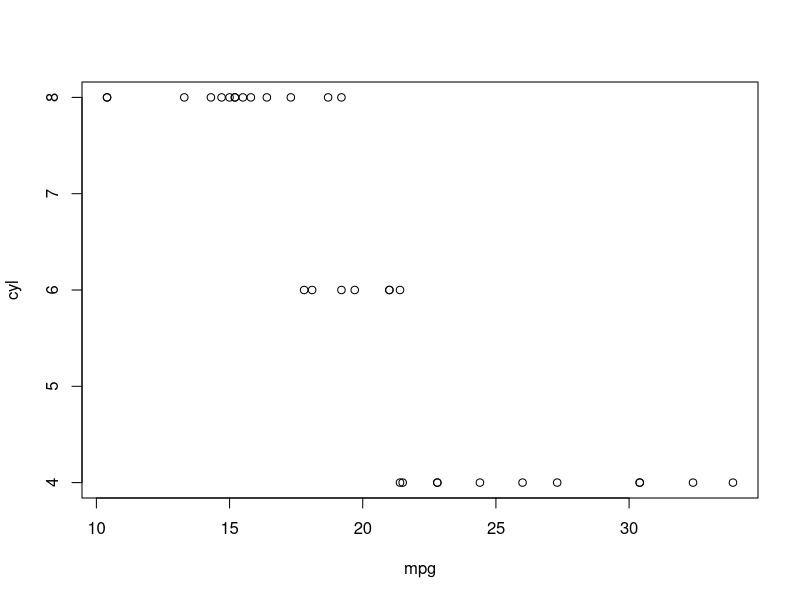
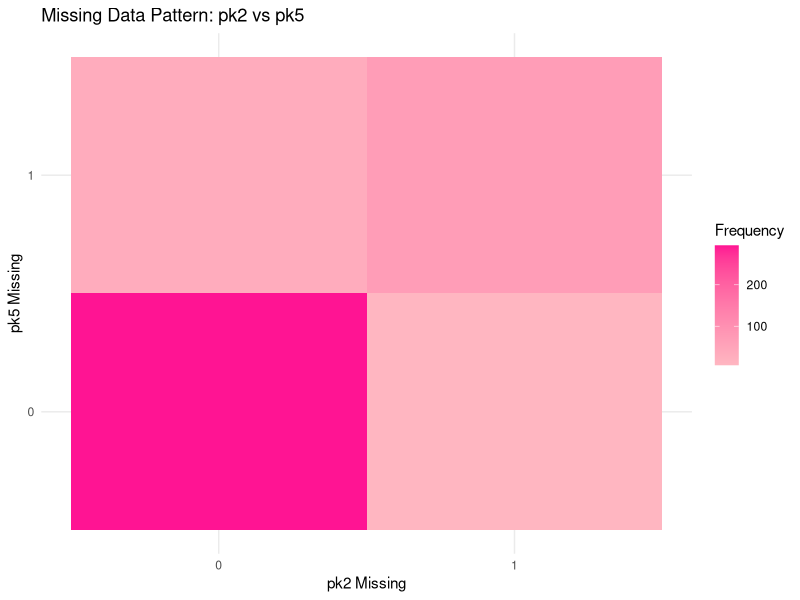
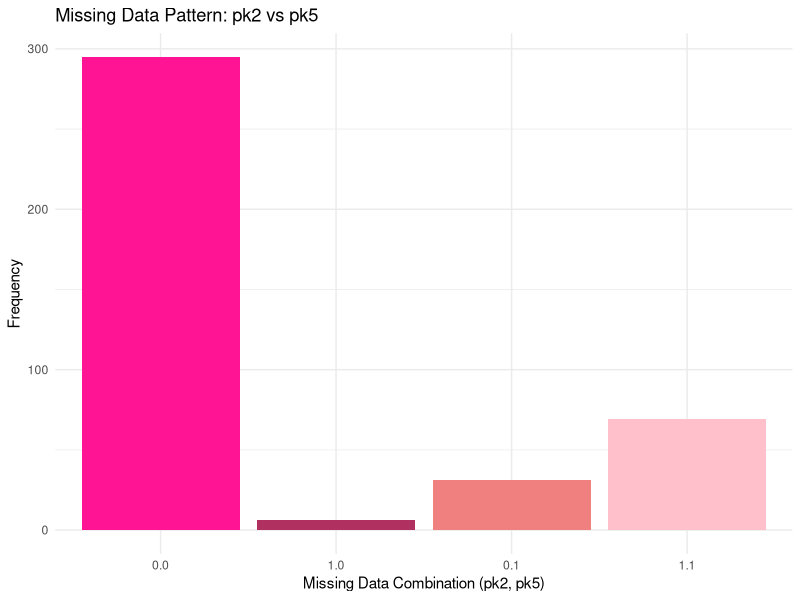

Write R code to recreate these figures, in order. (Note: this script raises an error after producing the figures.)
## ---- chunk 1
knitr::opts_chunk$set(echo = FALSE)
## ---- chunk 2
knitr::kable(iris[1:10, 1:4], caption = 'Table caption.',align = 'c',"html")
## ---- chunk 3
plot(mtcars[1:2])
## ---- chunk 4
library(readr)
library(ggplot2)
acupuncture <- read_csv("Data/acupuncture.csv")
acupuncture$sex<-as.factor(acupuncture$sex)
acupuncture$migraine<-as.factor(acupuncture$migraine)
acupuncture$group<-as.factor(acupuncture$group)

pk5 <- ifelse(is.na(acupuncture$pk5) == 'FALSE', 1, 0)
pk5_missing <- ifelse(is.na(acupuncture$pk5) == 'TRUE', 1, 0)

pk2 <- ifelse(is.na(acupuncture$pk2) == 'FALSE', 1, 0)
pk2_missing <- ifelse(is.na(acupuncture$pk2) == 'TRUE', 1, 0)
Table1<-table(pk2_missing,pk5_missing)
t1<- as.data.frame(Table1)
pk5_missing<- as.data.frame(pk5_missing)
pk2_missing<- as.data.frame(pk2_missing)
ggplot(t1, aes(x = pk2_missing, y = pk5_missing, fill = Freq)) +
  geom_tile() +
  scale_fill_gradient(low = "lightpink", high = "deeppink") +
  labs(title = "Missing Data Pattern: pk2 vs pk5", x = "pk2 Missing", y = "pk5 Missing", fill = "Frequency") +
  theme_minimal()

## ---- chunk 5
ggplot(t1, aes(x = interaction(pk2_missing, pk5_missing), y = Freq, fill = interaction(pk2_missing, pk5_missing))) +
  geom_bar(stat = "identity", show.legend = FALSE) +
  scale_fill_manual(values = c("0.0" = "deeppink", "0.1" = "lightcoral", "1.0" = "maroon", "1.1" = "pink")) +
  labs(title = "Missing Data Pattern: pk2 vs pk5", x = "Missing Data Combination (pk2, pk5)", y = "Frequency") +
  theme_minimal() 
## ---- chunk 6
knitr::write_bib(c('knitr','rmarkdown','posterdown','pagedown'), 'packages.bib')
## ---- chunk 7
data<- acupuncture %>%
  select(id, pk1, pk2, pk5, migraine) 

data_miss <- data %>%
  select(id, pk2, pk5, starts_with("pk2_")) %>%
  mutate(across(starts_with("pk2_"), ~ as.numeric(!is.na(.x)), .names = "missing_{.col}")) %>%
  unite("miss_pattern", starts_with("missing_"), remove = FALSE) %>%
  rowwise() %>% 
  mutate(miss_count = sum(c_across(starts_with("missing_pk2_")))) %>%
  group_by(miss_pattern) %>%
  mutate(pattern_freq = n()) %>%
  ungroup() %>%
  rowwise() %>%
  mutate(miss_pattern = gsub("_", ", ", miss_pattern),
         miss_pattern_label = paste0("Pattern: ", miss_pattern, ", (n=", pattern_freq , ")", collapse = "")) %>%
  pivot_longer(starts_with("pain_"), names_to = "time", names_prefix = "pain_", 
               values_to = "pain") %>%
  mutate(
    miss_obs = as.factor(if_else(is.na(pain),0,1)),
    time_cont = case_when(
    time=="base" ~ 0,
    time=="3mths" ~ 1,
    time=="1yr" ~ 2,
  )) %>%
  arrange(desc(miss_pattern), id) %>%
  mutate(miss_pattern_label = factor(miss_pattern_label, levels = unique(miss_pattern_label)),
         group_vitd = factor(vitdactive, levels = c(0,1), labels = c("Placebo","Vitamin D")),
         group_oil = factor(fishoilactive, levels = c(0,1), labels = c("Placebo","Fish Oil")))
